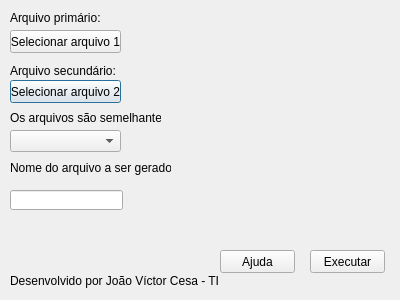
<?xml version="1.0" encoding="UTF-8"?>
<ui version="4.0">
 <class>Dialog</class>
 <widget class="QDialog" name="Dialog">
  <property name="geometry">
   <rect>
    <x>0</x>
    <y>0</y>
    <width>400</width>
    <height>300</height>
   </rect>
  </property>
  <property name="windowTitle">
   <string>Spreadsheet comparison program</string>
  </property>
  <widget class="QPushButton" name="select_file_two_button">
   <property name="geometry">
    <rect>
     <x>10</x>
     <y>80</y>
     <width>111</width>
     <height>23</height>
    </rect>
   </property>
   <property name="text">
    <string>Selecionar arquivo 2</string>
   </property>
  </widget>
  <widget class="QPushButton" name="select_file_one_button">
   <property name="geometry">
    <rect>
     <x>10</x>
     <y>30</y>
     <width>111</width>
     <height>23</height>
    </rect>
   </property>
   <property name="text">
    <string>Selecionar arquivo 1</string>
   </property>
  </widget>
  <widget class="QPushButton" name="execute_button">
   <property name="geometry">
    <rect>
     <x>310</x>
     <y>250</y>
     <width>75</width>
     <height>23</height>
    </rect>
   </property>
   <property name="text">
    <string>Executar</string>
   </property>
  </widget>
  <widget class="QLabel" name="label">
   <property name="enabled">
    <bool>true</bool>
   </property>
   <property name="geometry">
    <rect>
     <x>140</x>
     <y>30</y>
     <width>211</width>
     <height>21</height>
    </rect>
   </property>
   <property name="text">
    <string/>
   </property>
  </widget>
  <widget class="QLabel" name="label_2">
   <property name="geometry">
    <rect>
     <x>140</x>
     <y>80</y>
     <width>231</width>
     <height>21</height>
    </rect>
   </property>
   <property name="text">
    <string/>
   </property>
  </widget>
  <widget class="QComboBox" name="comboBox">
   <property name="geometry">
    <rect>
     <x>10</x>
     <y>130</y>
     <width>111</width>
     <height>22</height>
    </rect>
   </property>
  </widget>
  <widget class="QLabel" name="label_3">
   <property name="geometry">
    <rect>
     <x>10</x>
     <y>10</y>
     <width>181</width>
     <height>16</height>
    </rect>
   </property>
   <property name="text">
    <string>Arquivo primário:</string>
   </property>
  </widget>
  <widget class="QLabel" name="label_4">
   <property name="geometry">
    <rect>
     <x>10</x>
     <y>60</y>
     <width>181</width>
     <height>21</height>
    </rect>
   </property>
   <property name="text">
    <string>Arquivo secundário:</string>
   </property>
  </widget>
  <widget class="QLabel" name="label_5">
   <property name="geometry">
    <rect>
     <x>10</x>
     <y>110</y>
     <width>151</width>
     <height>16</height>
    </rect>
   </property>
   <property name="text">
    <string>Os arquivos são semelhantes?</string>
   </property>
  </widget>
  <widget class="QLabel" name="label_6">
   <property name="geometry">
    <rect>
     <x>10</x>
     <y>270</y>
     <width>231</width>
     <height>21</height>
    </rect>
   </property>
   <property name="text">
    <string>Desenvolvido por João Víctor Cesa - TI</string>
   </property>
  </widget>
  <widget class="QLineEdit" name="lineEdit">
   <property name="geometry">
    <rect>
     <x>10</x>
     <y>190</y>
     <width>113</width>
     <height>20</height>
    </rect>
   </property>
  </widget>
  <widget class="QLabel" name="label_7">
   <property name="geometry">
    <rect>
     <x>10</x>
     <y>160</y>
     <width>161</width>
     <height>16</height>
    </rect>
   </property>
   <property name="text">
    <string>Nome do arquivo a ser gerado:</string>
   </property>
  </widget>
  <widget class="QPushButton" name="help_button">
   <property name="geometry">
    <rect>
     <x>220</x>
     <y>250</y>
     <width>75</width>
     <height>23</height>
    </rect>
   </property>
   <property name="text">
    <string>Ajuda</string>
   </property>
  </widget>
 </widget>
 <resources/>
 <connections/>
</ui>
